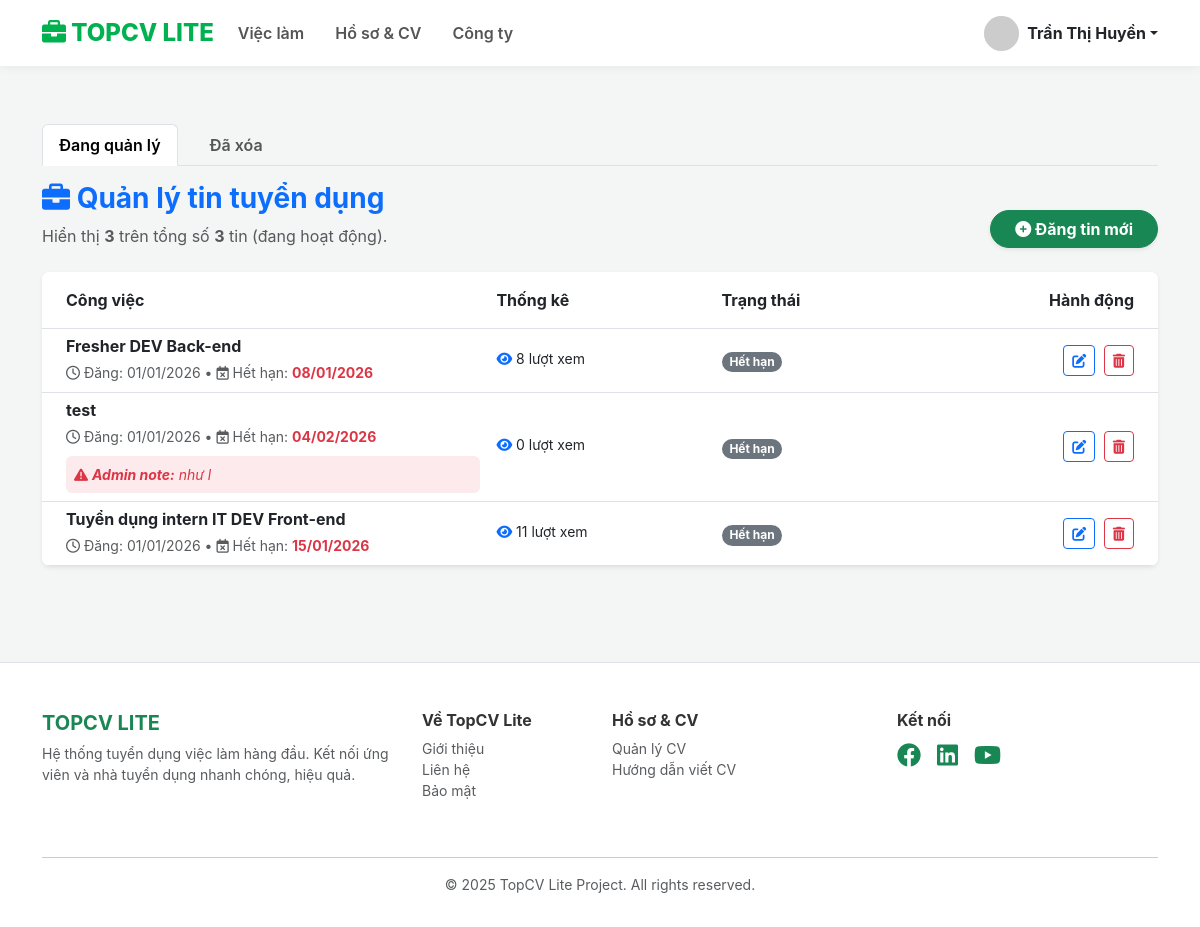
The page /employer/manage-jobs.php (signed in) on the database its author committed.
### tables this page shows
CREATE TABLE `jobs` (
  `id` int(11) NOT NULL,
  `company_id` int(11) NOT NULL,
  `category_id` int(11) DEFAULT NULL,
  `location_id` int(11) DEFAULT NULL,
  `title` varchar(255) NOT NULL,
  `salary_range` varchar(50) DEFAULT NULL,
  `description` text NOT NULL,
  `requirements` text DEFAULT NULL,
  `benefits` text DEFAULT NULL,
  `deadline` date DEFAULT NULL,
  `status` enum('pending','approved','rejected','hidden') DEFAULT 'pending',
  `view_count` int(11) DEFAULT 0,
  `created_at` timestamp NOT NULL DEFAULT current_timestamp(),
  `updated_at` timestamp NULL DEFAULT NULL,
  `deleted_at` datetime DEFAULT NULL,
  `admin_note` text DEFAULT NULL,
  `quantity` int(11) DEFAULT 1,
  `job_type` varchar(50) DEFAULT 'Toàn thời gian',
  `job_level` varchar(50) DEFAULT 'Nhân viên',
  `experience` varchar(50) DEFAULT 'Không yêu cầu',
  `gender` varchar(20) DEFAULT 'Không yêu cầu'
);

### includes/repositories/JobRepository.php (called while the page is built, shortened)
<?php
require_once __DIR__ . '/../job_rules.php';
class JobRepository
{
    public static function countByCompany(PDO $conn, int $companyId, bool $deletedOnly): int
    {
        $clause = $deletedOnly ? 'deleted_at IS NOT NULL' : 'deleted_at IS NULL';
        $stmt = $conn->prepare("SELECT COUNT(*) FROM jobs WHERE company_id = ? AND {$clause}");
        $stmt->execute([$companyId]);
        return (int) $stmt->fetchColumn();
    }
    public static function listByCompany(
        PDO $conn,
        int $companyId,
        bool $deletedOnly,
        int $limit,
        int $offset
    ): array {
        $clause = $deletedOnly ? 'deleted_at IS NOT NULL' : 'deleted_at IS NULL';
        $sql = "SELECT * FROM jobs
                WHERE company_id = ? AND {$clause}
                ORDER BY created_at DESC
                LIMIT {$limit} OFFSET {$offset}";
        $stmt = $conn->prepare($sql);
        $stmt->execute([$companyId]);
        return $stmt->fetchAll(PDO::FETCH_ASSOC);
    }
}

### includes/job_rules.php (called while the page is built, shortened)
<?php
if (!function_exists('job_today_date')) {
    function job_today_date(): string
    {
        return date('Y-m-d');
    }
}
if (!function_exists('job_is_expired')) {
    function job_is_expired(?string $deadline): bool
    {
        return $deadline < job_today_date();
    }
}

### employer/manage-jobs.php (the view, shortened to what this page needs)
<?php
include '../config/db.php';
require_once __DIR__ . '/../includes/job_rules.php';
require_once __DIR__ . '/../includes/repositories/JobRepository.php';
include 'auth_check.php';
$user_id = $_SESSION['user_id'];
$stmt = $conn->prepare("SELECT id FROM companies WHERE user_id = ?");
$stmt->execute([$user_id]);
$company = $stmt->fetch();
$company_id = $company['id'];
$view = (isset($_GET['view']) && $_GET['view'] === 'deleted') ? 'deleted' : 'active';
$showDeleted = ($view === 'deleted');
$limit = 10;
$page = isset($_GET['page']) ? (int)$_GET['page'] : 1;
$offset = ($page - 1) * $limit;
$total_records = JobRepository::countByCompany($conn, $company_id, $showDeleted);
$jobs = JobRepository::listByCompany($conn, $company_id, $showDeleted, $limit, $offset);
include '../includes/header.php';
?>
<div class="container py-5">
    <ul class="nav nav-tabs mb-3">
        <li class="nav-item">
            <a class="nav-link <?= !$showDeleted ? 'active' : '' ?>" href="manage-jobs.php?view=active">Đang quản lý</a>
        </li>
        <li class="nav-item">
            <a class="nav-link <?= $showDeleted ? 'active' : '' ?>" href="manage-jobs.php?view=deleted">Đã xóa</a>
        </li>
    </ul>
    <div class="row mb-4 align-items-end">
        <div class="col-md-8">
            <h3 class="fw-bold text-primary"><i class="fas fa-briefcase"></i> Quản lý tin tuyển dụng</h3>
            <p class="text-muted mb-0">
                Hiển thị <strong><?= count($jobs) ?></strong> trên tổng số <strong><?= $total_records ?></strong> tin
                (<?= $showDeleted ? 'đã xóa' : 'đang hoạt động' ?>).
            </p>
        </div>
        <div class="col-md-4 text-md-end">
            <a href="job-create.php" class="btn btn-success fw-bold shadow-sm rounded-pill px-4">
                <i class="fas fa-plus-circle"></i> Đăng tin mới
            </a>
        </div>
    </div>
    <div class="card border-0 shadow-sm rounded-3 overflow-hidden">
        <div class="card-body p-0">
            <div class="table-responsive">
                <table class="table table-hover align-middle mb-0">
                    <thead class="bg-light text-dark">
                        <tr>
                            <th class="py-3 ps-4">Công việc</th>
                            <th class="py-3">Thống kê</th>
                            <th class="py-3">Trạng thái</th>
                            <th class="py-3 text-end pe-4">Hành động</th>
                        </tr>
                    </thead>
                    <tbody>
                        <?php if (count($jobs) > 0): ?>
                            <?php foreach ($jobs as $job): ?>
                                <?php
                                    $is_expired = job_is_expired($job['deadline']);
                                    $deadline_ts = strtotime($job['deadline']);
                                    $edit_url = "job-edit.php?id=" . $job['id'] . "&ref_page=" . $page;
                                ?>
                                <tr>
                                    <td class="ps-4" style="width: 40%;">
                                        <h6 class="mb-1 fw-bold text-dark">
                                            <a href="<?= $edit_url ?>" class="text-decoration-none text-dark">
                                                <?= htmlspecialchars($job['title']) ?>
                                            </a>
                                        </h6>
                                        <small class="text-muted">
                                            <i class="far fa-clock"></i> Đăng: <?= date('d/m/Y', strtotime($job['created_at'])) ?>
                                            &bull;
                                            <i class="far fa-calendar-times"></i> Hết hạn: <span class="<?= $is_expired ? 'text-danger fw-bold' : '' ?>"><?= date('d/m/Y', $deadline_ts) ?></span>
                                        </small>
                                        <?php if($job['status'] == 'rejected' && !empty($job['admin_note'])): ?>
                                            <div class="alert alert-danger p-2 mt-2 mb-0 small fst-italic border-0 bg-danger bg-opacity-10 text-danger">
                                                <i class="fas fa-exclamation-triangle"></i> <strong>Admin note:</strong> <?= htmlspecialchars($job['admin_note']) ?>
                                            </div>
                                        <?php endif; ?>
                                    </td>
                                    <td>
                                        <div class="d-flex flex-column small">
                                            <span class="mb-1"><i class="fas fa-eye text-primary"></i> <?= $job['view_count'] ?> lượt xem</span>
                                            </div>
                                    </td>
                                    <td>
                                        <?php if ($is_expired): ?>
                                            <span class="badge bg-secondary rounded-pill">Hết hạn</span>
                                        <?php endif; ?>
                                    </td>
                                    <td class="text-end pe-4">
                                        <?php if (!$showDeleted): ?>
                                            <a href="<?= $edit_url ?>" class="btn btn-outline-primary btn-sm me-1" title="Sửa tin">
                                                <i class="fas fa-edit"></i>
                                            </a>
                                            <form method="POST" class="d-inline" id="del-form-<?= (int) $job['id'] ?>">
                                                <button type="button" class="btn btn-outline-danger btn-sm" title="Xóa tin"
                                                        onclick="confirmSoftDelete(<?= (int) $job['id'] ?>)">
                                                    <i class="fas fa-trash-alt"></i>
                                                </button>
                                            </form>
                                        <?php endif; ?>
                                    </td>
                                </tr>
                            <?php endforeach; ?>
                        <?php endif; ?>
                    </tbody>
                </table>
            </div>
        </div>
    </div>
</div>
<?php include '../includes/footer.php'; ?>

### includes/header.php (style rules this page uses)
:root { --primary: #00b14f; --primary-hover: #009643; --bg-gray: #f4f5f5; --text-dark: #333; }
body { background-color: var(--bg-gray); font-family: 'Inter', sans-serif; color: var(--text-dark); }
.nav-link { font-weight: 600; color: #555; margin-right: 15px; }

### rows shown on the page
jobs: title "Fresher DEV Back-end", created_at "01/01/2026", deadline "08/01/2026", view_count "8", shows "Hết hạn"
jobs: title "test", created_at "01/01/2026", deadline "04/02/2026", admin_note "như l", view_count "0", shows "Hết hạn"
jobs: title "Tuyển dụng intern IT DEV Front-end", created_at "01/01/2026", deadline "15/01/2026", view_count "11", shows "Hết hạn"

### other values the page prints
$_SESSION['fullname'] "Trần Thị Huyền"
count($jobs) "3"
$total_records "3"
